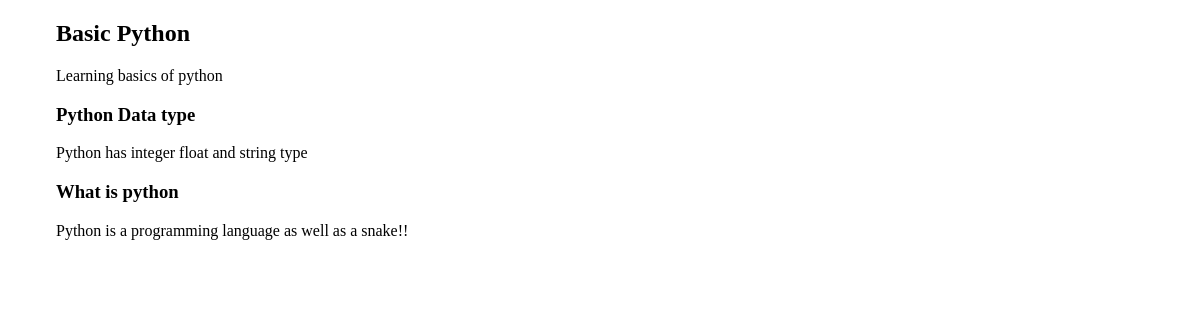
The page /courses/1/ on the database its author committed.
### courses/models.py (models this page shows, shortened)
class Course(models.Model):
    created_at = models.DateField(auto_now_add=True)
    title = models.CharField(max_length=250)
    description = models.TextField()

class Step(models.Model):
    title = models.CharField(max_length=255)
    description=models.TextField()
    content=models.TextField(blank= True,default='')
    order = models.IntegerField(default=0)
    course=models.ForeignKey(Course)
    class Meta:
        ordering=['order',]

### courses/views.py (the view)
# urls.py: url(r'(?P<pk>\d+)/$',views.course_detail),
def course_detail(request,pk):
    course= Course.objects.get(pk=pk)
    return render(request,'courses/course_detail.html',{'course':course})

### courses/templates/courses/course_detail.html (shortened to what this page needs)
{% extends "layout.html" %}
{% block content %}
    <article>
    <h2>{{ course.title }}</h2>
    {{ course.description }}
    <section>
        {%  for step in course.step_set.all %}
          <h3>{{ step.title }}</h3>
          {{ step.description }}
         {% endfor %}
    </section>
    </article>
{% endblock %}

### assets/css/layout.css (style rules this page uses)
html { box-sizing: border-box; }
*, *::after, *::before { box-sizing: inherit; }

### rows shown on the page
Course: title "Basic Python", description "Learning basics of python"
Step: title "Python Data type", description "Python has integer float and string type"
Step: title "What is python", description "Python is a programming language as well as a snake!!"
